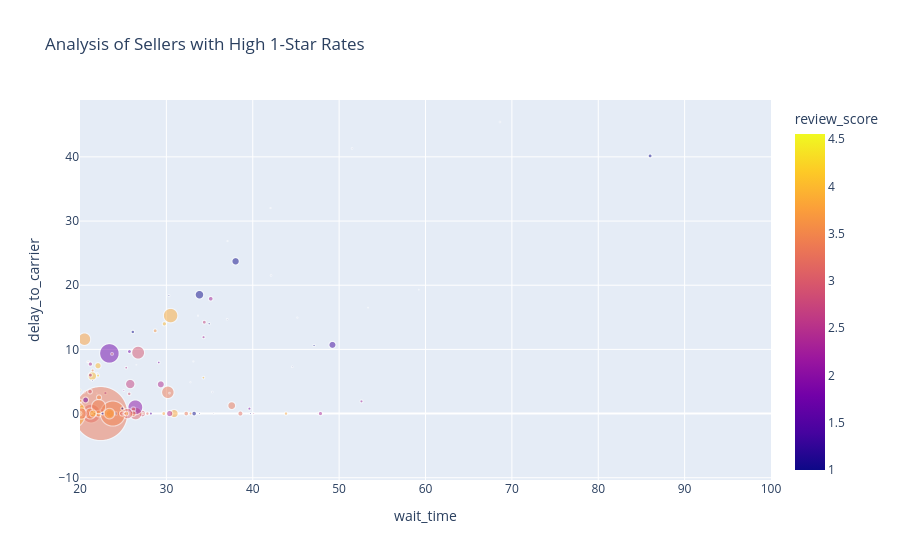

The cell this chart's notebook holds for it:
### Code cell
worst_sellers = sellers[sellers['share_of_one_stars'] > 0.1]

fig = px.scatter(
    data_frame=worst_sellers,
    x="wait_time",
    y="delay_to_carrier",
    size="sales",
    color="review_score",
    size_max=60,
    opacity=0.5,
    title="Analysis of Sellers with High 1-Star Rates"
)

fig.update_xaxes(range=[20, 100])
fig.show()

### Figure 1 — Plotly figure (JSON) as saved in the notebook; plotly's stock layout.template omitted (floating-point values rounded to 4 significant figures; data arrays with more than 128 entries replaced by an {"elided": "..."} marker saying what was removed)
{"data": [{"hovertemplate": "wait_time=%{x}<br>delay_to_carrier=%{y}<br>sales=%{marker.size}<br>review_score=%{marker.color}<extra></extra>", "legendgroup": "", "marker": {"color": {"elided": "1175 float values"}, "coloraxis": "coloraxis", "opacity": 0.5, "size": {"elided": "1175 float values"}, "sizemode": "area", "sizeref": 63.74, "symbol": "circle"}, "mode": "markers", "name": "", "showlegend": false, "type": "scattergl", "x": {"elided": "1175 float values"}, "xaxis": "x", "y": {"elided": "1175 float values"}, "yaxis": "y"}], "layout": {"coloraxis": {"colorbar": {"title": {"text": "review_score"}}, "colorscale": [[0, "#0d0887"], [0.1111, "#46039f"], [0.2222, "#7201a8"], [0.3333, "#9c179e"], [0.4444, "#bd3786"], [0.5556, "#d8576b"], [0.6667, "#ed7953"], [0.7778, "#fb9f3a"], [0.8889, "#fdca26"], [1, "#f0f921"]]}, "legend": {"itemsizing": "constant", "tracegroupgap": 0}, "title": {"text": "Analysis of Sellers with High 1-Star Rates"}, "xaxis": {"anchor": "y", "domain": [0, 1], "range": [20, 100], "title": {"text": "wait_time"}}, "yaxis": {"anchor": "x", "domain": [0, 1], "title": {"text": "delay_to_carrier"}}}}
